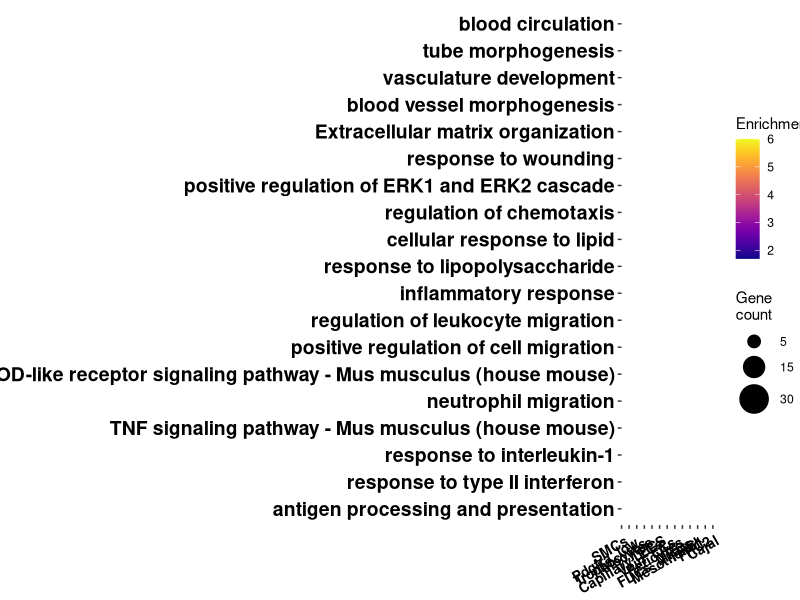
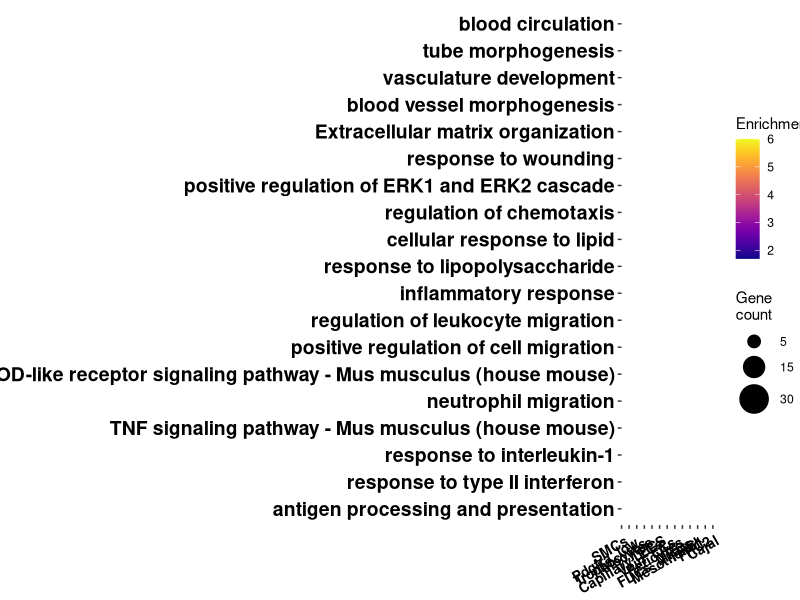

Write the R code that produced these figures, in order.
library(dplyr)
library(ggplot2)
library(RColorBrewer)
library(dplyr)
library("ggsci")
library(scales)
library(grid)
library(viridis)

#Enriched terms in metascape
all_terms <- read.delim("../Metascape_files/fig3d_GO_AllLists.csv")

#Selected terms to be plotted
sel_terms <- c("antigen processing and presentation", "response to type II interferon", "response to interleukin-1", 
                              "TNF signaling pathway - Mus musculus (house mouse)", "neutrophil migration", "NOD-like receptor signaling pathway - Mus musculus (house mouse)", 
                              "positive regulation of cell migration", "regulation of leukocyte migration", "inflammatory response", "response to lipopolysaccharide", 
                              "cellular response to lipid", "regulation of chemotaxis", "positive regulation of ERK1 and ERK2 cascade", "response to wounding", 
                              "Extracellular matrix organization", "blood vessel morphogenesis", "vasculature development", "tube morphogenesis", "blood circulation")

all_terms_filt <- all_terms[which(all_terms$Description %in% sel_terms), ] #keep selected terms

all_terms_filt$Description <- factor(all_terms_filt$Description, levels = sel_terms)
all_terms_filt$Count <- all_terms_filt$X.GeneInGOAndHitList #gene count (gene overlap between input list and term)
all_terms_filt$Cluster <- gsub(all_terms_filt$GeneList, pattern = "_UP", replacement = "", perl = T) # fix cluster names
all_terms_filt$Cluster <- factor(all_terms_filt$Cluster, levels = c("SMCs", "Pdgfra_low", "Trophocytes", "Telocytes","Capillary_ECs",
                                                                    "LECS", "Vein_ECs","Pericytes","FDCs_MRCs","Mesothelial",
                                                                    "FRC1", "FRC2", "Cajal"))

#Enrichment values greater than 6 will be set to 6 and will have the same color in the dotplot
for(i in 1:length(all_terms_filt$Enrichment))
{
  if(all_terms_filt$Enrichment[i] > 6)
  {
    all_terms_filt$Enrichment[i] <- 6
  }
}

#Print and save dotplot
ggplot(all_terms_filt) + theme_bw() +
  geom_point(aes(x=Cluster, y=Description, size=Count , color=Enrichment))+
  scale_size(range = c(2, 12), breaks = c(5, 15, 30)) +    
  scale_color_viridis( option = "C") +
  facet_grid(~Cluster, scales = "free_x") +
  theme(axis.text.x = element_text(face = "bold", color = "black", size = 10, angle = 30, vjust = 0.8, hjust = 0.9),
        axis.text.y = element_text(face = "bold", color = "black", size = 14, angle = 0),
        axis.title.y = element_blank(),
        axis.title.x = element_blank(),
        strip.text.x = element_blank(),
        strip.background = element_rect(color="white", fill="white", size=1, linetype="solid")) +
  labs(color="Enrichment", size="Gene \ncount")
ggsave("Fig3e.pdf", device = "pdf", width = 14, height = 7, units = "in", dpi = 600)
